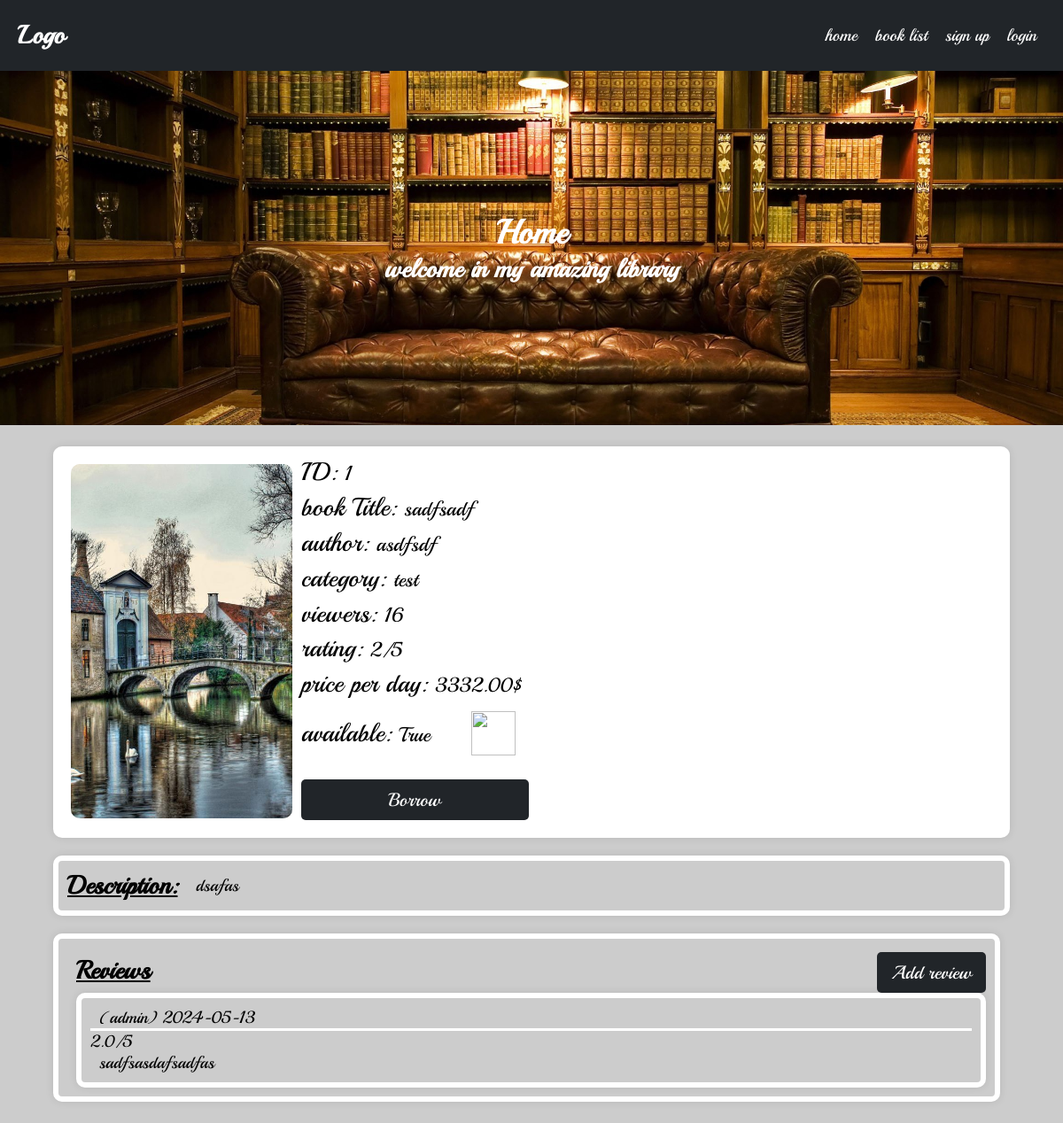
Screenshot of /books/sadfsadf/ with the database file from the repository.
### books/models.py (models this page shows, shortened)
class Book(BasicModel):
    uploaded_by = models.ForeignKey(User, on_delete=models.CASCADE, related_name='books')
    category = models.ForeignKey(Category, on_delete=models.CASCADE, related_name='books')
    viewers = models.ManyToManyField(User, through=Viewers, related_name='viewed_books')
    title = models.CharField(max_length=100)
    author = models.CharField(max_length=100)
    price = models.DecimalField(max_digits=10, decimal_places=2)
    description = models.TextField()
    borrower = models.ForeignKey(User, on_delete=models.SET_NULL, related_name='borrowed_books', null=True, blank=True)
    objects = BookManager()
    @property
    def is_borrowed(self):
        return self.borrower is not None
    @property
    def rating(self):
        return self.ratings.aggregate(avg_rating=Avg('rating'))['avg_rating'] or '~'
    @property
    def views(self):
        return self.user_viewers.aggregate(total_views=Sum('count'))['total_views'] or 0
    class Meta:
        verbose_name = 'Book'
        verbose_name_plural = 'Books'

class BookImage(BasicModel):
    image = models.ImageField(upload_to=book_cover_path, null=True, blank=True)
    book = models.OneToOneField(Book, on_delete=models.CASCADE, related_name='image', null=True, blank=True)
    class Meta:
        verbose_name = 'Book Image'
        verbose_name_plural = 'Book Images'
    @property
    def url(self):
        return self.image.url

### categories/models.py (models this page shows, shortened)
class Category(BasicModel):
    title = models.CharField(max_length=100)
    user = models.ForeignKey(User, on_delete=models.SET_NULL, related_name='categories',null=True, blank=True)
    class Meta:
        verbose_name = 'Category'
        verbose_name_plural = 'Categories'
    def __str__(self):
        return self.title

### ratings/models.py (models this page shows, shortened)
class Rating(BasicModel):
    user = models.ForeignKey(User, on_delete=models.CASCADE, related_name='ratings')
    book = models.ForeignKey('books.Book', on_delete=models.CASCADE, related_name='ratings')
    rating = models.DecimalField(max_digits=3, decimal_places=1)
    review = models.TextField(blank=True, null=True)
    active = models.BooleanField(default=True)
    objects = RatingManager()
    class Meta:
        verbose_name = 'rating'
        verbose_name_plural = 'ratings'

### books/views.py (the view)
# urls.py: path('<slug:slug>/', views.BookDetailView.as_view(), name='book_details'),
class BookDetailView(DetailView):
    model = Book
    def get_queryset(self):
        if (self.request.user.is_authenticated):
            Book.objects.active().get(slug=self.kwargs['slug']).increase_views(self.request.user)
        return Book.objects.active().filter(slug=self.kwargs['slug'])

### books/models.py (called while the page is built)
    def get_queryset(self):
        return queryset(self.model, using=self._db)

    def active(self):
        return self.get_queryset().filter(active=True)

### books/templatetags/custom_filters.py (called while the page is built)
@register.filter(name='not')
def not_gate(value):
    return not value

@register.filter(name='is_not_object_owner')
def is_not_object_owner(request_user, object_list):
    for obj in object_list:
        if obj.user == request_user:
            return True
    return False

### ratings/models.py (called while the page is built)
    def active(self):
        return self.filter(active=True)

    def get_queryset(self):
        return RatingQuerySet(self.model, using=self._db)

    def active(self):
        return self.get_queryset().active()

### templates/books/book_detail.html (shortened to what this page needs)
{% extends "base.html" %}
{% load static %}
{% load custom_filters %}
{% block style %}
<link rel="stylesheet" href="{% static 'assets/css/details.css' %}">
{% endblock %}
{% block content %}
<div class="container details-container">
    <div class="row">
        <div class="col-sm-6 col-md-3 ">
            <img class="w-100" id="bookImg" src="{{object.image.url}}" alt="">
        </div>
        <div class="col-9 text-data">
            <div>ID: <span id="bookID"> {{object.id}}</span></div>
            <br/>
            <div>book Title: <span id="bookTitle"> {{object.title}}</span></div>
            <br/>
            <div>author: <span id="bookAuthor"> {{object.author}}</span></div>
            <br/>
            <div>category: <span id="bookCategory"> {{object.category}}</span></div>
            <br/>
            <div>viewers: <span id="bookViewers">  {{object.views}}</span></div>
            <br/>
            <div>rating: <span id="bookRating">  {{object.rating}}{% if object.rating != '~' %}/5{% endif %} </span>
            </div>
            <br/>
            <div>price per day: <span id="bookPrice">  {{object.price}}$</span></div>
            <br/>
            <div class="row" style="display:flex;flex-direction: row;align-items: center">
                <div class="col-3">available: <span id="bookAvailable">  {{object.is_borrowed|not}}</span></div>
                <div class="col-9">
                    <img class="love-icon" src="{% static 'assets/icons/heart-solid.svg' %}" alt="">
                </div>
            </div>
            <br/>
            {% if object.is_borrowed %}
            {% if request.user.id == object.borrower.id %}
            <button class="btn-2 btn-dark" onclick="urlRedirect('{% url 'return_book' object.slug %}')">Return</button>
            {% endif %}
            {% else %}
            <button class="btn-2 btn-dark" onclick="urlRedirect('{% url 'borrow_book' object.slug %}')">Borrow</button>
            {% endif %}
        </div>
    </div>
    <div class="row border-container">
        <h2>Description: </h2>
        <div id="bookDescription" style="word-break: break-word;">
            {{object.description}}
        </div>
    </div>
    <div class="row">
        <div class="col-12 border-container">
            <div class="row" style="justify-content: space-between">
                <div class="col-3">
                    <h2 style="text-decoration: underline">Reviews </h2>
                </div>
                {% if not request.user|is_not_object_owner:object.ratings.all %}
                <div class="col-3 text-right">
                    <button class="btn-dark btn-3" onclick="urlRedirect(`{% url 'add_rating' object.slug %}`)">Add review</button>
                </div>
                {% endif %}
            </div>
            {% if object.ratings.count > 0 %}
            <div id="bookReviews">
                {% for ratings in object.ratings.active %}
                {% if ratings.user != request.user %}
                <div class="review " {% if not forloop.last %} style="margin-bottom: 20px" {% endif %}>
                    <div class="border-container">
                        <div style="border-bottom: 3px solid white">
                            <span class="reviewer">({{ratings.user}})</span>
                            <span class="review-date">{{ratings.updated_at|date:"Y-m-d"}}</span>
                        </div>
                        <span class="review-content">{{ratings.rating}}/5</span>
                        <div class="review-content" style="word-break: break-word;">{{ratings.review}}</div>
                    </div>
                </div>
                {% endif %}
                {% endfor %}
            </div>
            {% else %}
            <div>No reviews yet</div>
            {% endif %}
        </div>
    </div>
</div>
    {% endblock %}

### static/assets/css/utilities.css (style rules this page uses)
:root { font-size: 19px; }
* { box-sizing: border-box; margin: 0; padding: 0; font-family: Playball, cursive; }
body { padding-top: 80px; background-color: #ccc; min-height: 100dvh; }
.container { width: 90%; display: flex; justify-content: center; align-items: center; flex-direction: column; gap: 20px; margin: 2% auto; }
.container .row { width: 100%; display: flex; justify-content: flex-start; align-items: center; flex-direction: row; row-gap: 20px; column-gap: 1%; flex-wrap: wrap; }
.container .row .col-3 { width: calc(8.3333333333% * 3 - 1%); }
.container .row .col-9 { width: calc(8.3333333333% * 9 - 1%); }
.container .row .col-12 { width: calc(8.3333333333% * 12 - 1%); }
@media screen and (min-width: 768px) { .container .row .col-sm-6 { width: calc(8.3333333333% * 6 - 1%); } }
@media screen and (min-width: 992px) { .container .row .col-md-3 { width: calc(8.3333333333% * 3 - 1%); } }
.w-100 { width: 100% !important; }
.btn-2 { width: calc(16.6666666667% * 2); padding: 10px; border: none; border-radius: 5px; margin-top: 5px; outline: none; cursor: pointer; font-size: 1.1rem; }
.btn-3 { width: calc(16.6666666667% * 3); padding: 10px; border: none; border-radius: 5px; margin-top: 5px; outline: none; cursor: pointer; font-size: 1.1rem; }
.btn-dark { background-color: #212529; color: white; }
.text-right { text-align: right; }
.love-icon { width: 50px; height: 50px; cursor: pointer; }

### static/assets/css/details.css (style rules this page uses)
.details-container > .row:first-child { background-color: white; padding: 20px; border-radius: 10px; box-shadow: 0 0 10px rgba(0, 0, 0, 0.1); font-size: 1.5rem; line-height: 0.7; }
.details-container > .row:first-child > div > img { border-radius: 10px; height: 400px; object-fit: cover; box-shadow: 0 0 10px rgba(0, 0, 0, 0.1) inset; }
.details-container > .row:first-child span { font-size: 1.2rem; }
.border-container { border: 6px solid white; border-radius: 10px; box-shadow: 0 0 10px rgba(0, 0, 0, 0.1); padding: 10px; }
.border-container > h2 { text-decoration: underline; }
.border-container > div { padding-left: 10px; }

### rows the page displays
Book: image (picture), id "1", title "sadfsadf", author "asdfsdf", category "test", views "16", rating "2", price "3332.00", is_borrowed|not "True", description "dsafas"
Rating: user "admin", updated_at "2024-05-13", rating "2.0", review "sadfsasdafsadfas"
